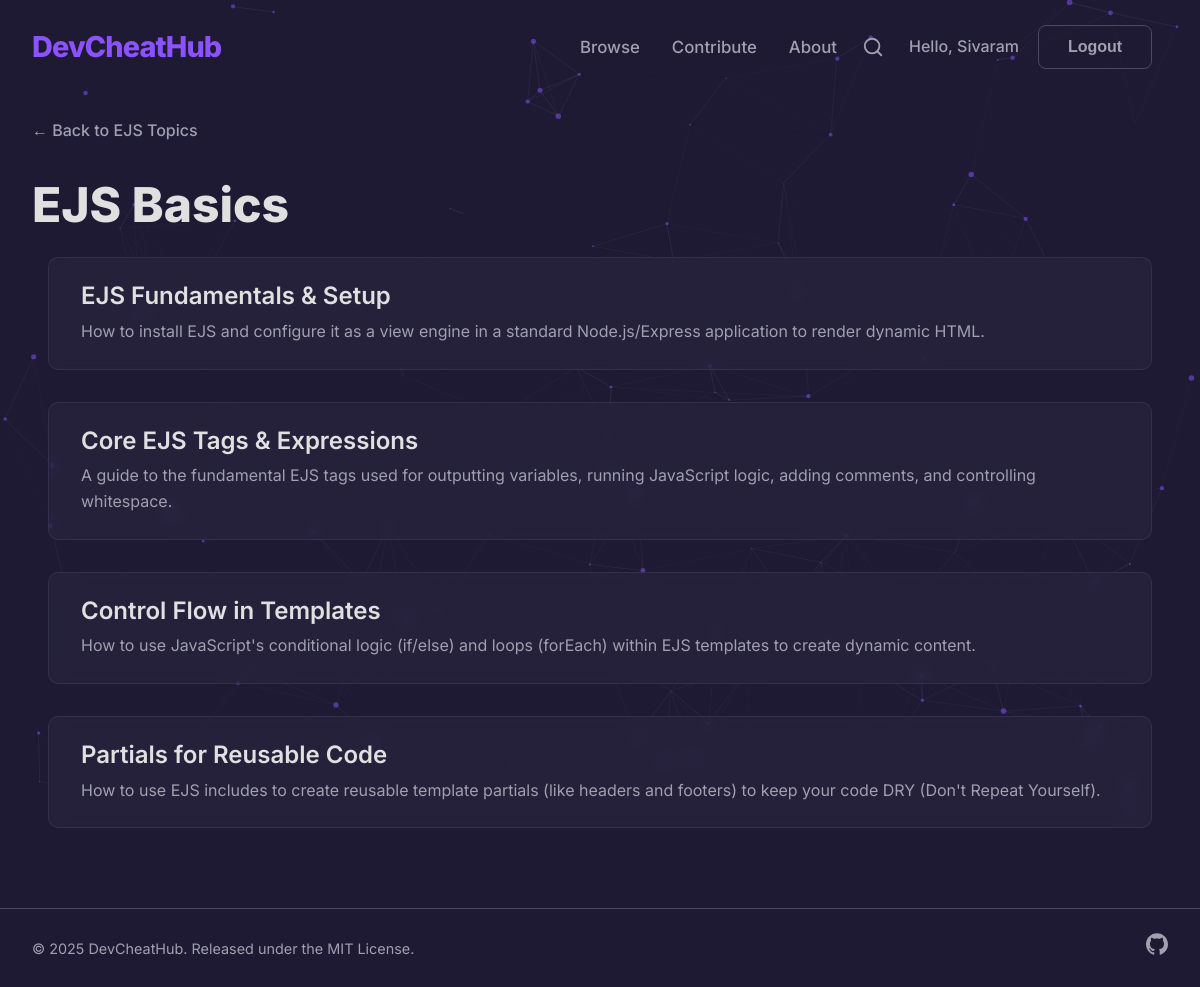
The page /category/ejs-basics/ (signed in) on the database its author committed.
### core/models.py (models this page shows, shortened)
class Category(models.Model):
    name = models.CharField(max_length=100)
    slug = models.SlugField(max_length=100, unique=True, blank=True)
    parent = models.ForeignKey(
        'self',
        on_delete=models.CASCADE,
        null=True,
        blank=True,
        related_name='subcategories'
    )
    order = models.PositiveIntegerField(default=0)
    icon = models.FileField(upload_to='category_icons/', null=True, blank=True)
    class Meta:
        verbose_name_plural = "Categories"
        ordering = ['order']
        unique_together = ('parent', 'name')

class CheatSheet(models.Model):
    STATUS_CHOICES = [
        ('PENDING', 'Pending Review'),
        ('APPROVED', 'Approved'),
        ('REJECTED', 'Rejected'),
    ]
    author = models.ForeignKey(User, on_delete=models.CASCADE)
    category = models.ForeignKey(Category, related_name="cheatsheets", on_delete=models.CASCADE)
    title = models.CharField(max_length=200)
    description = models.TextField(help_text="A brief description of the cheatsheet.")
    status = models.CharField(max_length=10, choices=STATUS_CHOICES, default='PENDING')
    slug = models.SlugField(max_length=200, unique=True, blank=True)
    created_at = models.DateTimeField(auto_now_add=True)
    updated_at = models.DateTimeField(auto_now=True)
    content = models.JSONField(default=dict)

### core/views.py (the view)
# urls.py: path('category/<slug:category_slug>/', views.category_detail, name='category_detail'),
def category_detail(request, category_slug):
    category = get_object_or_404(Category, slug=category_slug)
    if category.subcategories.exists():
        context = {
            'category': category,
            'subcategories': category.subcategories.all()
        }
        return render(request, 'core/subcategory_list.html', context)
    else:
        cheatsheet_list = CheatSheet.objects.filter(category=category, status='APPROVED')
        paginator = Paginator(cheatsheet_list, 10) # Show 10 cheatsheets per page
        page_number = request.GET.get('page')
        page_obj = paginator.get_page(page_number)
        context = {
            'category': category,
            'page_obj': page_obj, # Pass the Page object to the template
        }
        return render(request, 'core/cheatsheet_list.html', context)

### templates/core/cheatsheet_list.html (shortened to what this page needs)
{% extends "base.html" %}
{% load static %}
{% block content %}
<div class="container">
    {% if category.parent %}
        <a href="{% url 'category_detail' category.parent.slug %}" class="breadcrumb">&larr; Back to {{ category.parent.name }} Topics</a>
    {% else %}
        <a href="{% url 'category_list' %}" class="breadcrumb">&larr; Back to All Categories</a>
    {% endif %}
    <h1 class="page-title">{{ category.name }}</h1>
    <div class="list-container">
        {% for sheet in page_obj  %}
        <a href="{% url 'cheatsheet_detail' sheet.slug %}" class="list-item-link">
            <div class="list-item">
                <div>
                    <h2 class="list-item-title">{{ sheet.title }}</h2>
                    <p class="list-item-description">{{ sheet.description }}</p>
                </div>
            </div>
        </a>
        {% empty %}
        <p>There are no cheatsheets in this category yet.</p>
        {% endfor %}
    </div>
</div>
{% endblock %}

### templates/base.html (shortened to what this page needs)
{% load static %}
<!DOCTYPE html>
<html lang="en">
<head>
    <link rel="stylesheet" href="{% static 'css/styles.css' %}">
    <link rel="stylesheet" href="https://cdnjs.cloudflare.com/ajax/libs/codemirror/5.65.2/codemirror.min.css">
    <link rel="stylesheet" href="https://cdnjs.cloudflare.com/ajax/libs/codemirror/5.65.2/theme/dracula.min.css">
    <link rel="stylesheet" href="//cdnjs.cloudflare.com/ajax/libs/highlight.js/11.7.0/styles/atom-one-dark.min.css">
</head>
<body class="{% block body_class %}{% endblock %}">
    <div id="particles-js"></div>
    {% block header %}
        <header class="main-header">
            <nav class="header-nav container">
                <a href="{% url 'category_list' %}" class="logo">DevCheatHub</a>
                <div class="nav-menu">
                    <div class="nav-center">
                        <a href="{% url 'category_list' %}">Browse</a>
                        <a href="{% url 'contribute' %}">Contribute</a>
                        <a href="{% url 'about' %}">About</a>
                    </div>
                    <button id="open-search-btn" class="search-trigger-icon" aria-label="Open search">
                        <svg width="22" height="22" viewBox="0 0 24 24" fill="none" stroke="currentColor" stroke-width="2" stroke-linecap="round" stroke-linejoin="round"><circle cx="11" cy="11" r="8"></circle><line x1="21" y1="21" x2="16.65" y2="16.65"></line></svg>
                    </button>
                    <div class="nav-auth">
                        {% if user.is_authenticated %}
                            <a href="{% url 'profile' user.username %}" class="welcome-text">Hello, {{ user.username }}</a>
                            <form action="{% url 'logout' %}" method="post" style="display: inline;">
                                <button type="submit" class="btn btn-secondary">Logout</button>
                            </form>
                        {% else %}
                            <a href="{% url 'login' %}" class="btn btn-secondary">Login</a>
                            <a href="{% url 'register' %}" class="btn btn-primary" >Sign Up</a>
                        {% endif %}
                    </div>
                </div>
            </nav>
        </header>
    {% endblock header %}
    <main id="page-content">
        {% block content %}
        {% endblock %}
    </main>
    {% block footer %}
        <footer class="site-footer">
            <div class="container footer-content-simple">
                <p class="footer-copyright">&copy; {% now "Y" %} DevCheatHub. Released under the MIT License.</p>
                <div class="footer-socials">
                    <a href="https://github.com/sasidharakurathi/devcheathub" target="_blank" aria-label="GitHub">
                    </a>
                </div>
            </div>
        </footer>
    {% endblock footer %}
</body>
</html>

### static/css/styles.css (style rules this page uses)
:root { --primary-bg: #1E1A33; --secondary-bg: #2C2842; --accent-color: #8C52FF; --text-primary: #E0E0E0; --text-secondary: #A0A0B0; --card-bg: #2C2842; --border-color: #4C4862; --code-bg: #211D34; --gradient-start: #8C52FF; --gradient-end: #00C2FF; --btn-hover-border: #00C2FF; }
body { background-color: var(--primary-bg); color: var(--text-primary); font-family: 'Inter', sans-serif, -apple-system, BlinkMacSystemFont, "Segoe UI", Roboto, Helvetica, Arial, "Apple Color Emoji", "Segoe UI Emoji", "Segoe UI Symbol"; margin: 0; font-size: 16px; line-height: 1.6; -webkit-font-smoothing: antialiased; -moz-osx-font-smoothing: grayscale; pointer-events: none; user-select: none; -webkit-user-select: none; }
h1, h2, h3, h4, h5, h6 { color: var(--text-primary); line-height: 1.2; margin-top: 0; }
p { color: var(--text-secondary); }
.container { max-width: 1200px; margin: 0 auto; padding: 1.5rem 2rem; }
#page-content { transition: opacity 0.3s ease-out, transform 0.3s ease-out; }
#particles-js, .main-header, .btn, a, button, input, textarea, .card, .snippet-container, .CodeMirror { pointer-events: auto; }
.main-header { position: relative; z-index: 100; }
.header-nav { display: flex; align-items: center; justify-content: space-between; }
.logo { font-size: 1.8rem; font-weight: 800; color: var(--accent-color); text-decoration: none; letter-spacing: -0.03em; margin-right: auto; }
.nav-menu { display: flex; }
.nav-center { display: flex; align-items: center; gap: 2rem; margin-right: 1rem; }
.nav-center a { color: var(--text-secondary); text-decoration: none; font-weight: 500; font-size: 1.05rem; transition: color 0.2s ease; }
.nav-auth { display: flex; align-items: center; gap: 1.2rem; }
.welcome-text { color: var(--text-secondary); font-weight: 500; font-size: 1rem; text-decoration: none; white-space: nowrap; }
.search-trigger-icon { background: none; border: 1px solid transparent; border-radius: 8px; color: var(--text-secondary); cursor: pointer; padding: 0.5rem; display: flex; align-items: center; justify-content: center; transition: all 0.2s ease; margin-right: 1rem; }
.btn { padding: 0.8rem 1.8rem; border-radius: 8px; font-weight: 600; text-decoration: none; font-size: 1rem; cursor: pointer; display: inline-flex; align-items: center; justify-content: center; line-height: 1; }
.btn-secondary { background-color: transparent; color: var(--text-secondary); border: 1px solid var(--border-color); transition: all 0.3s ease; }
.list-item { background-color: rgba(44, 40, 66, 0.5); -webkit-backdrop-filter: blur(8px); backdrop-filter: blur(8px); padding: 1.5rem 2rem; margin-bottom: 1rem; border-radius: 10px; border: 1px solid rgba(76, 72, 98, 0.4); transition: transform 0.2s ease, border-color 0.2s ease, box-shadow 0.2s ease; display: flex; gap: 2rem; }
.list-item-title { margin: 0 0 0.5rem 0; color: var(--text-primary); font-size: 1.5rem; font-weight: 600; }
.list-item-description { margin: 0; color: var(--text-secondary); font-size: 1rem; }
.page-title { font-size: 3rem; font-weight: 800; color: var(--text-primary); margin-bottom: 1rem; border-bottom: none; }
.breadcrumb { color: var(--text-secondary); text-decoration: none; display: inline-flex; align-items: center; margin-bottom: 2rem; font-weight: 500; }
#particles-js { position: fixed; width: 100%; height: 100%; top: 0; left: 0; z-index: -1; }
.list-item-link { text-decoration: none; display: block; padding: 0.5rem 1rem; }
.list-item-title { color: var(--text-primary); }
.list-item-description { color: var(--text-secondary); }
.list-item-link { text-decoration: none; color: var(--text-primary); }
.site-footer { background-color: var(--primary-bg); border-top: 1px solid var(--border-color); margin-top: 2rem; }
.footer-content-simple { display: flex; justify-content: space-between; align-items: center; }
.footer-copyright { margin: 0; color: var(--text-secondary); font-size: 0.9rem; }
.footer-socials { display: flex; gap: 1.5rem; }
.footer-socials a { color: var(--text-secondary); transition: color 0.2s ease; }
html { height: 100%; box-sizing: border-box; }
*, *::before, *::after { box-sizing: inherit; }
body { display: flex; flex-direction: column; min-height: 100vh; }
main { flex-grow: 1; }

### rows shown on the page
Category: parent.name "EJS"
CheatSheet: title "EJS Fundamentals & Setup", description "How to install EJS and configure it as a view engine in a standard Node.js/Express application to render dynamic HTML."
CheatSheet: title "Core EJS Tags & Expressions", description "A guide to the fundamental EJS tags used for outputting variables, running JavaScript logic, adding comments, and controlling whitespace."
CheatSheet: title "Control Flow in Templates", description "How to use JavaScript's conditional logic (if/else) and loops (forEach) within EJS templates to create dynamic content."
CheatSheet: title "Partials for Reusable Code", description "How to use EJS includes to create reusable template partials (like headers and footers) to keep your code DRY (Don't Repeat Yourself)."

### other values the page prints
{{ user.username }} "Sivaram"
